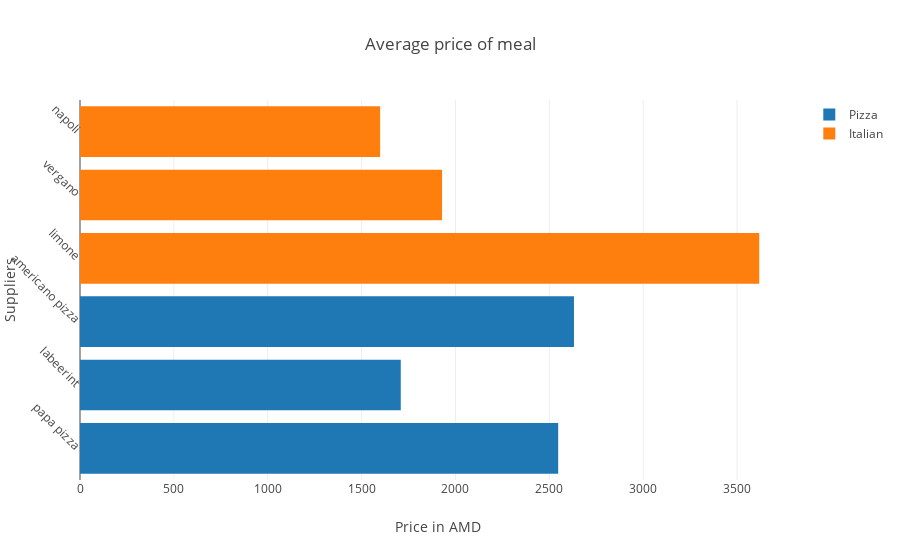

This figure's notebook cell:
### Code cell
trace1 = go.Bar(x=[avg_pizza_papa_pizza_meal,
                  avg_pizza_labeerint_meal,
                  avg_pizza_americano_pizza_meal], y=['papa pizza', 'labeerint', 'americano pizza'], orientation="h", name = 'Pizza')
trace2 = go.Bar(x=[avg_italian_limone_meal,
                  avg_italian_vergnano_meal,
                  avg_italian_napoli_meal], y=['limone', 'vergano', 'napoli'], orientation="h", name = 'Italian')

data = [trace1, trace2]
layout = go.Layout(
    title=go.layout.Title(
        text='Average price of meal'
    ),
    xaxis=go.layout.XAxis(
        title=go.layout.xaxis.Title(
            text='Price in AMD'
        )
    ),
    yaxis=go.layout.YAxis(
        title=go.layout.yaxis.Title(
            text='Suppliers'
        ),
        tickangle=45
    )
)
figure = dict(data=data,layout=layout)
iplot(figure)

### Figure 1 — Plotly figure (JSON) as saved in the notebook; plotly's stock layout.template omitted (floating-point values rounded to 4 significant figures)
{"data": [{"name": "Pizza", "orientation": "h", "type": "bar", "uid": "9c6fc457-8bbd-47b1-896e-84b8ae77643c", "x": [2547.0, 1709.0, 2631.0], "y": ["papa pizza", "labeerint", "americano pizza"]}, {"name": "Italian", "orientation": "h", "type": "bar", "uid": "704b8ffb-d842-416e-8caf-bbd965d96f7b", "x": [3618.0, 1929.0, 1599.0], "y": ["limone", "vergano", "napoli"]}], "layout": {"title": {"text": "Average price of meal"}, "xaxis": {"title": {"text": "Price in AMD"}}, "yaxis": {"tickangle": 45, "title": {"text": "Suppliers"}}}}
